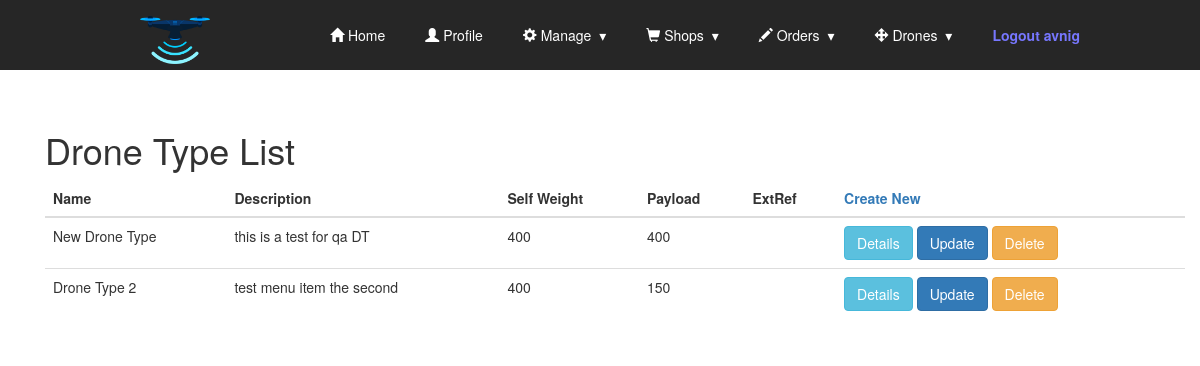
The page /drones/drone_type_list (signed in) on the database its author committed.
### drones/models.py (models this page shows, shortened)
class DroneType(models.Model):
    name = models.CharField(max_length=25)
    description = models.CharField(max_length=50)
    self_weight = models.IntegerField()
    payload_weight = models.IntegerField()
    external_reference = models.CharField(max_length=25,blank=True)

### drones/views.py (the view)
# urls.py: path('drone_type_list',DroneTypeListView.as_view(),name='drone_type_list'),
@method_decorator(login_required, name='dispatch')
class DroneTypeListView(ListView):
    model = DroneType

### drones/templates/drones/dronetype_list.html
<!DOCTYPE html>
{% extends "base.html" %}
{% load static %}
{% block content %}
<div class="container">
<br><br>
  <h1>Drone Type List</h1>
<table class="table">
  <thead>
    <th>Name</th><th>Description</th> <th>Self Weight</th> <th>Payload</th> <th>ExtRef</th> <th class='right_handed'> <a href="{% url 'drones:drone_type_create' %}">Create New</a></th>
  </thead>
  <tbody>
  {% for drone in object_list %}
    <tr class="default">
      <td>{{ drone.name }}</td>
      <td>{{ drone.description }}</td>
      <td>{{ drone.self_weight }}</td>
      <td>{{ drone.payload_weight }}</td>
      <td>{{ drone.external_reference }}</td>
      <td>
        <a href="drone_type/{{drone.id}}/detail"><button type="button" class="btn btn-info">Details</button></a>
        <a href="{% url 'drones:drone_type_update' drone.id %}"><button type="button" class="btn btn-primary">Update</button></a>
        <a href="{% url 'drones:drone_type_delete' drone.id %}"><button type="button" class="btn btn-warning">Delete</button></a>
      </td>
    </tr>
  {% endfor %}
</tbody>
</table>
</div>
{% endblock %}

### templates/Base.html (shortened to what this page needs)
{% load static %}
<!DOCTYPE html>
<html>
<head>
  <link rel="stylesheet" href="https://maxcdn.bootstrapcdn.com/bootstrap/3.4.1/css/bootstrap.min.css">
  <link rel="stylesheet" href="{% static 'css/styles.css' %}">
  <link rel="stylesheet" href="{% static 'css/resp_nav_style.css' %}">
</head>
<body>
  <section class="nav-bar">
  <div class="nav-container">
    <div class="brand">
      <a class="brand" href="{% url 'index' %}"><img src="{% static 'dronebar/drone.png' %}" alt="Dronebar"></a>
    </div>
    <nav>
      <ul class="nav-list">
        <li class="active"><a href="{% url 'index' %}"><span class="glyphicon glyphicon-home"></span> Home</a></li>
        <li class="active"><a href="{% url 'accounts:profile' %}"><span class="glyphicon glyphicon-user"></span> Profile</a></li>
        <li>
          <a class="dropdown-toggle" data-toggle="dropdown" href="#"><span class="glyphicon glyphicon-cog"></span> Manage
          </a>
        </li>
        <li>
          <a class="dropdown-toggle" data-toggle="dropdown" href="#"><span class="glyphicon glyphicon-shopping-cart"></span> Shops
          </a>
        </li>
        <li>
          <a class="dropdown-toggle" data-toggle="dropdown" href="#"><span class="glyphicon glyphicon-pencil"></span> Orders
          </a>
        </li>
        <li>
          <a class="dropdown-toggle" data-toggle="dropdown" href="#"><span class="glyphicon glyphicon-move"></span> Drones
          </a>
        </li>
        <li><a href="{% url 'accounts:logout' %}" id="emp">Logout {{request.user}}</a></li>
      </ul>
    </nav>
  </div>
</section>
    <div class="container">
      {% block content %}
      {% endblock %}
    </div>
</body>
</html>

### static/css/styles.css (style rules this page uses)
#emp { color:#7777ff; text-color:#9999ff; font-weight: bold; }
.active { background-color: #04AA6D; color: white; }
td { padding: 1em; }

### static/css/resp_nav_style.css (style rules this page uses)
body { margin: 0; padding: 0; }
.nav-bar { height: 70px; background: #262626; }
.brand { position: absolute; padding-left: 20px; float: left; line-height: 70px; text-transform: uppercase; font-size: 1.4em; }
.brand a img { max-height: 70px; }
.brand a, .brand a:visited { color: #ffffff; text-decoration: none; }
.nav-container { max-width: 1000px; margin: 0 auto; }
nav { float: right; }
nav ul { list-style: none; margin: 0; padding: 0; }
nav ul li { float: left; position: relative; }
nav ul li a, nav ul li a:visited { display: block; padding: 0 20px; line-height: 70px; background: #262626; color: #ffffff; text-decoration: none; }
nav ul li a:not(:only-child):after, nav ul li a:visited:not(:only-child):after { padding-left: 4px; content: ' ▾'; }
@media screen and (min-width: 799px) { .nav-list { display: block !important; } }

### rows shown on the page
DroneType: name "New Drone Type", description "this is a test for qa DT", self_weight "400", payload_weight "400"
DroneType: name "Drone Type 2", description "test menu item the second", self_weight "400", payload_weight "150"

### other values the page prints
{{ request.user }} "avnig"
